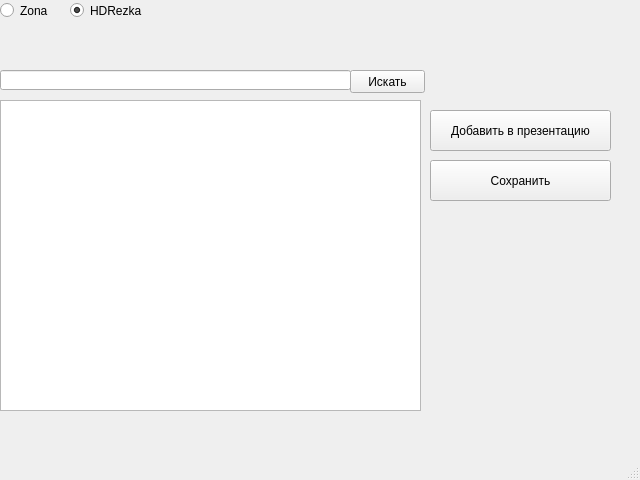
<?xml version="1.0" encoding="UTF-8"?>
<ui version="4.0">
 <class>MainWindow</class>
 <widget class="QMainWindow" name="MainWindow">
  <property name="geometry">
   <rect>
    <x>0</x>
    <y>0</y>
    <width>640</width>
    <height>480</height>
   </rect>
  </property>
  <property name="windowTitle">
   <string>MainWindow</string>
  </property>
  <widget class="QWidget" name="centralwidget">
   <widget class="QLineEdit" name="lineEdit">
    <property name="geometry">
     <rect>
      <x>0</x>
      <y>70</y>
      <width>351</width>
      <height>20</height>
     </rect>
    </property>
    <property name="text">
     <string/>
    </property>
   </widget>
   <widget class="QPushButton" name="pushButton">
    <property name="geometry">
     <rect>
      <x>350</x>
      <y>70</y>
      <width>75</width>
      <height>23</height>
     </rect>
    </property>
    <property name="text">
     <string>Искать</string>
    </property>
   </widget>
   <widget class="QPushButton" name="pushButton_2">
    <property name="geometry">
     <rect>
      <x>430</x>
      <y>110</y>
      <width>181</width>
      <height>41</height>
     </rect>
    </property>
    <property name="text">
     <string>Добавить в презентацию</string>
    </property>
   </widget>
   <widget class="QListWidget" name="listWidget">
    <property name="geometry">
     <rect>
      <x>0</x>
      <y>100</y>
      <width>421</width>
      <height>311</height>
     </rect>
    </property>
   </widget>
   <widget class="QRadioButton" name="radioButton">
    <property name="enabled">
     <bool>true</bool>
    </property>
    <property name="geometry">
     <rect>
      <x>70</x>
      <y>0</y>
      <width>101</width>
      <height>21</height>
     </rect>
    </property>
    <property name="text">
     <string>HDRezka</string>
    </property>
    <property name="checked">
     <bool>true</bool>
    </property>
   </widget>
   <widget class="QRadioButton" name="radioButton_2">
    <property name="geometry">
     <rect>
      <x>0</x>
      <y>2</y>
      <width>82</width>
      <height>17</height>
     </rect>
    </property>
    <property name="text">
     <string>Zona</string>
    </property>
   </widget>
   <widget class="QPushButton" name="pushButton_3">
    <property name="geometry">
     <rect>
      <x>430</x>
      <y>160</y>
      <width>181</width>
      <height>41</height>
     </rect>
    </property>
    <property name="text">
     <string>Сохранить</string>
    </property>
   </widget>
  </widget>
  <widget class="QMenuBar" name="menubar">
   <property name="geometry">
    <rect>
     <x>0</x>
     <y>0</y>
     <width>640</width>
     <height>21</height>
    </rect>
   </property>
  </widget>
  <widget class="QStatusBar" name="statusbar"/>
 </widget>
 <resources/>
 <connections/>
</ui>
